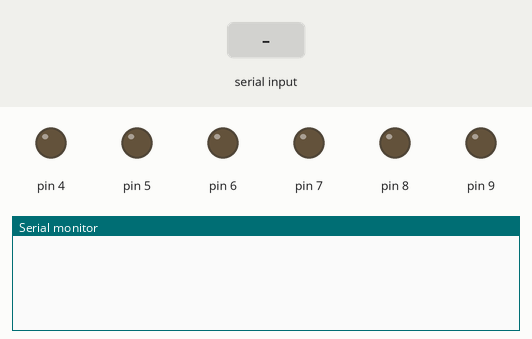
A sketch run on a simulated Arduino Uno, built with avr-gcc and run on an emulated ATmega328P. Parts: output pins drawn as LEDs (lit = HIGH), the last lines printed to the serial monitor. The inputs (shaded band) are chosen by the test bench.

Above: at 1.3 s.
1.4 s: "z" received over the second serial link
At 2.4 s:
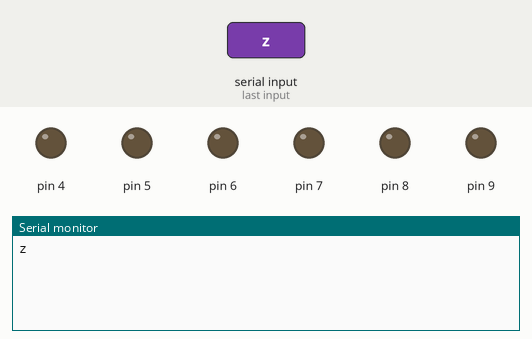
2.9 s: "1" received over the second serial link
At 3.6 s:
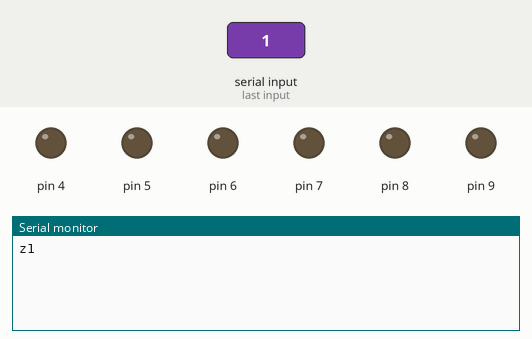

Measured:
- after the input at 1.4 s, the serial monitor: prints a new line at once (image 1)
- after the input at 2.9 s, the serial monitor: prints a new line at once (image 2)

The sketch:

conectarArduinoBluetooth.ino
```cpp
#include <SoftwareSerial.h>
#define bluetoothTx  2
#define bluetoothRx  3

typedef struct lampada{
  unsigned int pino, ligado=0;
  char id;
};

int blueReceived;
char comando;
SoftwareSerial bluetooth(bluetoothTx, bluetoothRx);

// alocando memoria para controle de 6 lampadas
lampada* lampadas = (lampada*)malloc(sizeof(lampada) * 6);

void setup(){
  //Serial do PC
  Serial.begin(9600);
  //Serial Bluetooth
  bluetooth.begin(115200);

  for(int i=0; i<6; i++) {
    lampadas[i].ligado = 0;
    lampadas[i].pino = i+4; // eu começo a ligar a partir do pino 4
    lampadas[i].id = (char)97+i; // id alfabetica dos pinos: a=quartoSolteiro; b=quartoCasal; c=sala; d=cozinha; e=garagem; f=banheiro
    pinMode(lampadas[i].pino, OUTPUT);
  }

  delay(100);
}

void loop(){
  //lê do bluetooth e aplica os comandos
  if(bluetooth.available())  {
    blueReceived = bluetooth.read();
    if(blueReceived < 255){
      comando = (char)blueReceived;
      Serial.print(comando);

      if(comando == 'z'){
        retornaTodosStatus();
      } else {
        for(int i=0; i<6; i++) {
          if(lampadas[i].id == comando){
            lampadas[i].ligado = !lampadas[i].ligado;
            digitalWrite(lampadas[i].pino, lampadas[i].ligado);
            bluetooth.print((char)lampadas[i].id);
            bluetooth.println(lampadas[i].ligado);
            delay(500);
            break;
          }
        }
      }
    }
  }
}

void retornaTodosStatus(){
  for(int i=0; i<6; i++) {
      bluetooth.print((char)lampadas[i].id);

      if(i == 5){
        bluetooth.println(lampadas[i].ligado);
      } else {
        bluetooth.print(lampadas[i].ligado);
        bluetooth.print(',');
      }
    }
    delay(500);
  }
```
